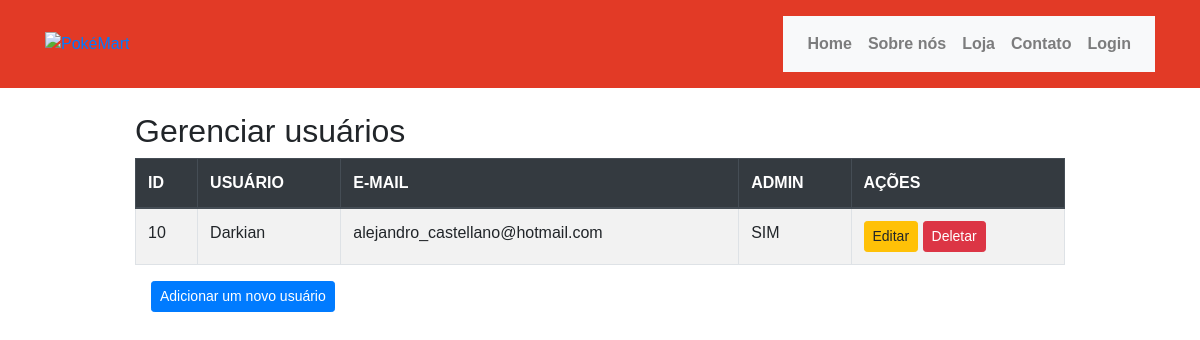
/users.php, run on an earlier commit of the app's database.
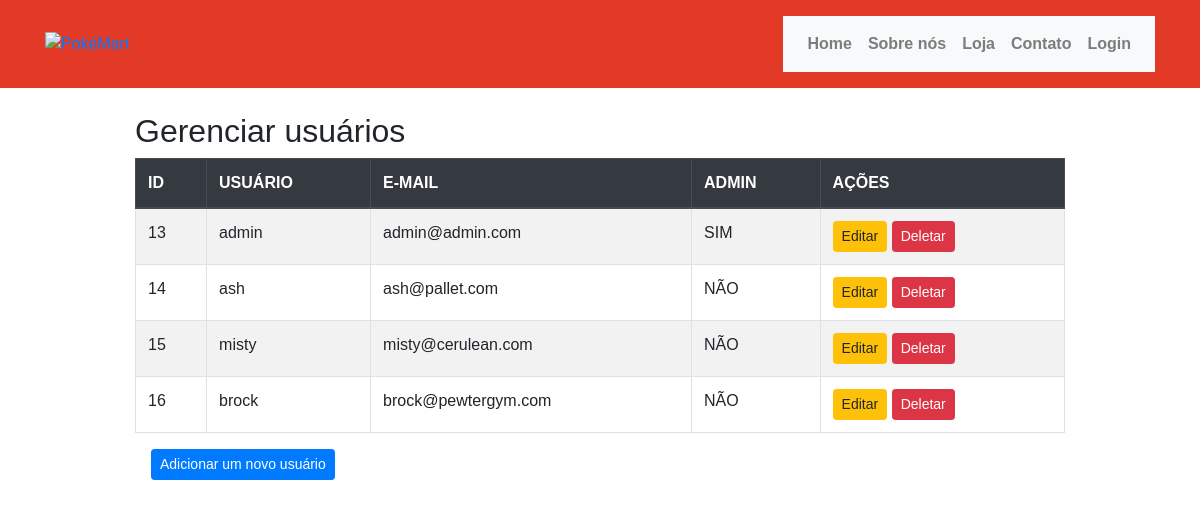
And on a later commit of the database.
### tables this page shows
CREATE TABLE IF NOT EXISTS `users` (
  `id` int(11) NOT NULL AUTO_INCREMENT,
  `username` varchar(50) NOT NULL DEFAULT '0',
  `email` varchar(50) NOT NULL DEFAULT '0',
  `password` varchar(250) NOT NULL DEFAULT '0',
  `admin` tinyint(4) NOT NULL DEFAULT 0,
  PRIMARY KEY (`id`)
);

### users.php (the view, shortened to what this page needs)
<?php
include "admin/db.connect.php";
include "header.php";
$stmt = $conn->query("SELECT * FROM users");
$users = $stmt->fetch_all(MYSQLI_ASSOC);
?>
<div class="container" style="max-width: 80vw; margin: 0 auto;">
    <h2 class="mt-4">Gerenciar usuários</h2>
    <table class="table table-striped table-bordered table-hover">
        <thead class="thead-dark">
            <tr>
                <th>ID</th>
                <th>USUÁRIO</th>
                <th>E-MAIL</th>
                <th>ADMIN</th>
                <th>AÇÕES</th>
            </tr>
        </thead>
        <tbody>
            <?php foreach ($users as $user): ?>
                <tr>
                    <td><?= $user['id']; ?></td>
                    <td><?= $user['username']; ?></td>
                    <td><?= $user['email']; ?></td>
                    <td><?= $user['admin'] ? 'SIM' : 'NÃO'; ?></td>
                    <td>
                        <a href="users.php?action=edit&id=<?= $user['id']; ?>" class="btn btn-warning btn-sm">Editar</a>
                        <a href="users.php?action=delete&id=<?= $user['id']; ?>" class="btn btn-danger btn-sm" onclick="return confirmDelete()">Deletar</a>
                    </td>
                </tr>
            <?php endforeach; ?>
        </tbody>
    </table>
    <a href="users.php?action=add" class="btn btn-primary btn-sm mb-3 ml-3">Adicionar um novo usuário</a>
</div>

### header.php (shortened to what this page needs)
<!DOCTYPE html>
<html lang="pt-br">
<head>
    <link href="https://stackpath.bootstrapcdn.com/bootstrap/4.5.2/css/bootstrap.min.css" rel="stylesheet" />
    <link rel="stylesheet" href="https://cdnjs.cloudflare.com/ajax/libs/font-awesome/6.0.0-beta3/css/all.min.css">
    <link rel="stylesheet" href="stylesheet.css" />
</head>
<body>
    <header class="text-white py-3" style="background-color: #e23a26">
        <div class="container d-flex justify-content-between align-items-center">
            <div class="logo">
                <a href="index.php">
                    <img src="https://iili.io/2b9Q9mN.png" id="logo" alt="PokéMart" />
                </a>
            </div>
            <nav class="navbar navbar-expand-lg navbar-light bg-light">
                <div class="collapse navbar-collapse" id="navbarNav">
                    <ul class="navbar-nav">
                        <li class="nav-item">
                            <a class="nav-link font-weight-bold" href="index.php">Home</a>
                        </li>
                        <li class="nav-item">
                            <a class="nav-link font-weight-bold" href="user_sobre.php">Sobre nós</a>
                        </li>
                        <li class="nav-item">
                            <a class="nav-link font-weight-bold" href="user_produtos.php">Loja</a>
                        </li>
                        <li class="nav-item">
                            <a class="nav-link font-weight-bold" href="user_contato.php">Contato</a>
                        </li>
                        <?php if (isset($_SESSION['user_id'])): ?>
                            <li class="nav-item">
                                <a class="nav-link font-weight-bold" href="logout.php">Logout</a>
                            </li>
                            <?php if ($_SESSION['admin'] == true): ?>
                                <li class="nav-item">
                                    <a class="nav-link font-weight-bold" href="admin_painel.php">Painel Admin</a>
                                </li>
                            <?php endif; ?>
                        <?php else: ?>
                            <li class="nav-item">
                                <a class="nav-link font-weight-bold" href="login.php">Login</a>
                            </li>
                        <?php endif; ?>
                    </ul>
                </div>
            </nav>
        </div>
    </header>
</body>
</html>

### stylesheet.css (style rules this page uses)
* { font-family: Arial, Helvetica, sans-serif; }
html, body { height: 100%; margin: 0; display: flex; flex-direction: column; }
.container { flex-grow: 1; }
#logo { height: 60px; width: auto; transition: transform 0.3s; }

What changed in the data, as far as the page shows it:
removed users: id "10", username "Darkian", email "alejandro_castellano@hotmail.com", admin "SIM"
added users: id "13", username "admin", email "admin@admin.com", admin "SIM"
added users: id "14", username "ash", email "ash@pallet.com", admin "NÃO"
added users: id "15", username "misty", email "misty@cerulean.com", admin "NÃO"
added users: id "16", username "brock", email "brock@pewtergym.com", admin "NÃO"
